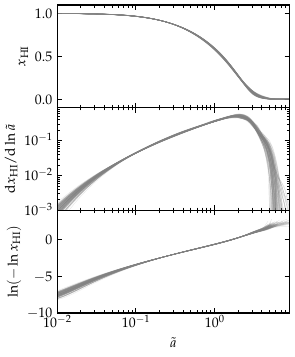

This chart was generated by the following Python code:
import numpy as np
import matplotlib.pyplot as plt
from scipy.interpolate import CubicSpline

a, x = np.loadtxt('../data/xHI.txt', unpack=True)[:2]

num_sim = 128
num_a = 92  # 122 -> 102 -> 92,  padded zeros removed
a = a[:num_a]
x = x.reshape(num_sim, num_a)

lna = np.log(a)
xp = - np.gradient(x, lna, axis=1)  # - dx/dlna

xp_spl = CubicSpline(lna, xp, axis=1)
norm = xp_spl.integrate(lna[0], lna[-1])  # this should ideally be one
#print(norm)

xp_lna_mean_spl = CubicSpline(lna, lna * xp, axis=1)
lna_mean = xp_lna_mean_spl.integrate(lna[0], lna[-1])
lna_mean /= norm
print(lna_mean)
lna_mean = lna_mean.reshape(num_sim, 1)

xp_lna_var_spl = CubicSpline(lna, (lna - lna_mean)**2 * xp, axis=1)
lna_std = xp_lna_var_spl.integrate(lna[0], lna[-1])
lna_std /= norm
print(lna_std)
lna_std = np.sqrt(lna_std)
lna_std = lna_std.reshape(num_sim, 1)

#norm = np.trapz(xp, x=lna, axis=1)  # this should ideally be one
#lna_mean = np.trapz(lna * xp, x=lna, axis=1)
#lna_mean /= norm
#lna_mean = lna_mean.reshape(num_sim, 1)
#lna_std = np.trapz((lna - lna_mean)**2 * xp, x=lna, axis=1)
#lna_std /= norm
#lna_std = np.sqrt(lna_std)
#lna_std = lna_std.reshape(num_sim, 1)

lna_rescaled = (lna - lna_mean) / lna_std
a_rescaled = np.exp(lna_rescaled)
xp_rescaled = xp * lna_std
ar = np.geomspace(a_rescaled.min(), a_rescaled.max())

plt.style.use('../5par.mplstyle')
fig, axes = plt.subplots(nrows=3, sharex=True, gridspec_kw={'wspace': 0, 'hspace': 0},
                         figsize=(3, 4))
axes[0].plot(a_rescaled.T, x.T, c='gray', lw=0.3, alpha=0.2)
axes[0].set_ylabel(r'$x_\mathrm{HI}$')
axes[0].set_ylim(-0.1, 1.1)
axes[1].plot(a_rescaled.T, xp_rescaled.T, c='gray', lw=0.3, alpha=0.2)
axes[1].set_ylabel(r'$\mathrm{d}x_\mathrm{HI}/\mathrm{d}\ln\tilde{a}$')
axes[1].set_yscale('log')
axes[1].set_ylim(1e-3, 0.9)
axes[2].plot(a_rescaled.T, np.log(-np.log(x.T)), c='gray', lw=0.3, alpha=0.2)
#axes[2].plot(ar, np.log(-np.log(0.12985623)) + np.log(ar) * np.log((1 + ar**2) / 0.18488112), lw=0.5)
axes[2].set_ylabel(r'$\ln(-\ln x_\mathrm{HI})$')
axes[2].set_ylim(-10, 4)
axes[2].set_xlabel(r'$\tilde{a}$')
axes[2].set_xscale('log')
axes[2].set_xlim(1e-2, 9)
fig.savefig('shape.pdf')
plt.close(fig)
